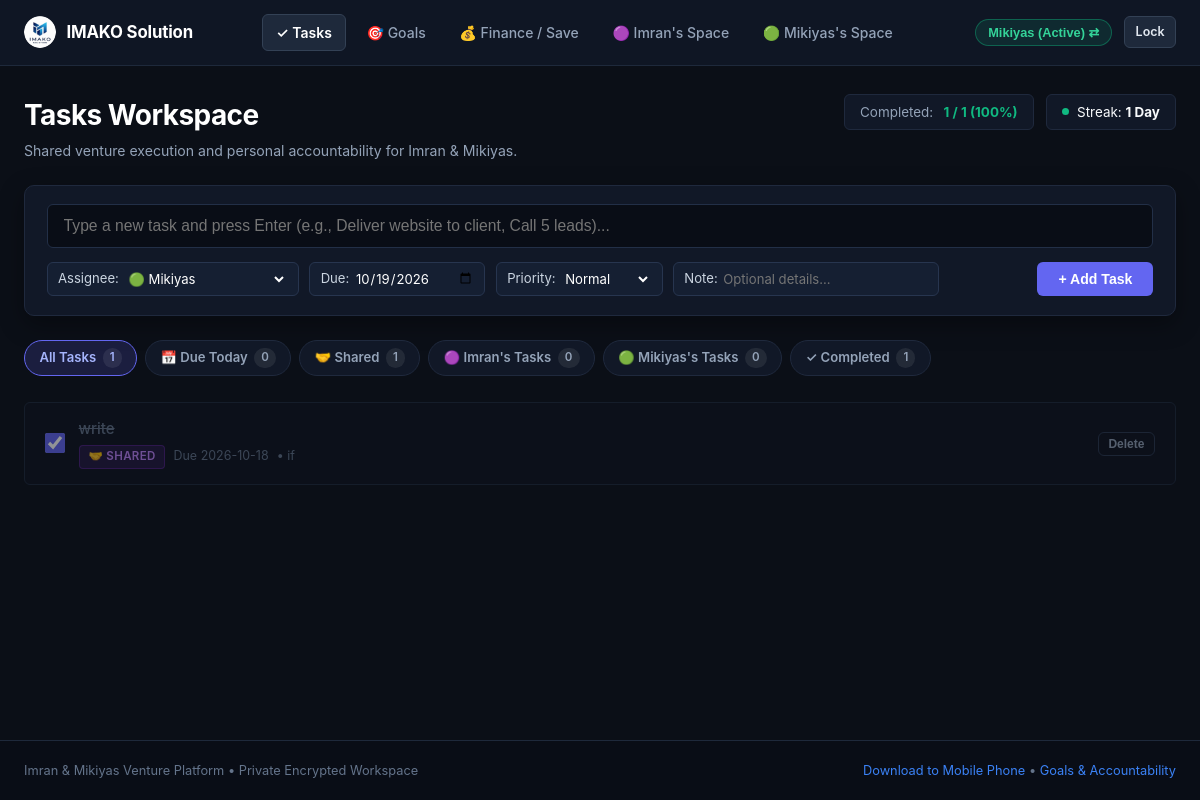
Page /index (signed in) on the committed database.
### tables this page shows
CREATE TABLE users (
        id TEXT PRIMARY KEY,
        name TEXT NOT NULL,
        pin_hash TEXT NOT NULL,
        default_consequence TEXT NOT NULL DEFAULT '',
        savings_goal_name TEXT NOT NULL DEFAULT 'Capital Growth Fund',
        savings_goal_target REAL NOT NULL DEFAULT 0.0,
        currency TEXT NOT NULL DEFAULT '$'
    );

CREATE TABLE tasks (
        id INTEGER PRIMARY KEY AUTOINCREMENT,
        user_id TEXT NOT NULL,
        task_type TEXT NOT NULL DEFAULT 'personal' CHECK(task_type IN ('shared', 'personal')),
        week_identifier TEXT NOT NULL,
        title TEXT NOT NULL,
        details TEXT,
        due_date TEXT NOT NULL,
        target_time TEXT,
        is_done INTEGER NOT NULL DEFAULT 0,
        done_date TEXT,
        proof_image TEXT,
        proof_text TEXT,
        ai_verified INTEGER NOT NULL DEFAULT 0,
        ai_status TEXT NOT NULL DEFAULT 'Unverified',
        ai_feedback TEXT,
        is_archived INTEGER NOT NULL DEFAULT 0,
        consequence_applied INTEGER NOT NULL DEFAULT 0,
        created_at TIMESTAMP DEFAULT CURRENT_TIMESTAMP, assigned_to TEXT DEFAULT 'imran', priority TEXT DEFAULT 'Normal',
        FOREIGN KEY (user_id) REFERENCES users (id) ON DELETE CASCADE
    );

### app.py (the view)
@app.route("/")
@app.route("/index")
def index():
    if not (session.get("logged_in_user") or request.cookies.get("partner_user")):
        return handle_login_request()
    return tasks_board()

### app.py (called while the page is built, shortened)
@app.before_request
def require_authentication_gate():
    if request.endpoint == "static" or request.path.startswith(("/static/", "/public/")):
        return None
    allowed_exact = (
        "/", "/index", "/login", "/login/", "/favicon.ico", "/manifest.json", "/sw.js",
        "/api/index", "/api/index/", "/api/index.py", "/debug"
    )
    if (
        request.path in allowed_exact
        or request.endpoint in ("login", "debug_endpoint", "index", "vercel_entrypoint_dispatcher")
    ):
        return None

@app.context_processor
def inject_globals():
    today_str = date.today().strftime("%Y-%m-%d")
    current_user = None
    logged_id = session.get("logged_in_user")
    conn = get_db_connection()
    check_and_apply_penalties(conn)
    if logged_id:
        cursor = conn.cursor()
        cursor.execute("SELECT * FROM users WHERE id = ?", (logged_id,))
        current_user = cursor.fetchone()
    cursor = conn.cursor()
    cursor.execute("SELECT COUNT(*) FROM penalties WHERE status = 'Pending'")
    total_pending_penalties = cursor.fetchone()[0]
    conn.close()
    return {
        "current_user": current_user,
        "total_pending_penalties": total_pending_penalties,
        "today_str": today_str
    }

### database/db.py (called while the page is built, shortened)
def get_db_connection():
    global _last_db_check
    conn = sqlite3.connect(DB_PATH, factory=SyncedConnection)
    conn.row_factory = sqlite3.Row
    conn.execute("PRAGMA foreign_keys = ON")
    return conn

def check_and_apply_penalties(conn):
    today_str = date.today().strftime("%Y-%m-%d")
    cursor = conn.cursor()
    cursor.execute("""
    SELECT t.id, t.user_id, t.title, t.due_date, u.default_consequence
    FROM tasks t
    JOIN users u ON t.user_id = u.id
    WHERE t.due_date < ? AND t.is_done = 0 AND t.consequence_applied = 0
    """, (today_str,))
    overdue_tasks = cursor.fetchall()
    conn.commit()

    def commit(self):
        super().commit()
        if is_serverless:
            sync_db()

### templates/tasks.html (shortened to what this page needs)
{% extends "base.html" %}
{% block content %}
<div style="margin-bottom: 1.5rem; display:flex; justify-content:space-between; align-items:flex-start; flex-wrap:wrap; gap:1rem;">
  <div>
    <h1 style="font-size:1.75rem; font-weight:700;">Tasks Workspace</h1>
    <p style="font-size:0.88rem; color:var(--text-muted); margin-top:0.25rem;">
      Shared venture execution and personal accountability for Imran &amp; Mikiyas.
    </p>
  </div>
  <div style="display:flex; align-items:center; gap:0.75rem; flex-wrap:wrap;">
    <div style="background:#111827; border:1px solid #1f293d; padding:0.45rem 0.95rem; border-radius:var(--radius-sm); font-size:0.84rem; display:flex; align-items:center; gap:0.65rem;">
      <span style="color:var(--text-muted);">Completed:</span>
      <strong style="color:var(--accent-emerald);">{{ stats.done_count }} / {{ stats.total_count }} ({{ stats.rate }}%)</strong>
    </div>
    <div style="background:#111827; border:1px solid #1f293d; padding:0.45rem 0.95rem; border-radius:var(--radius-sm); font-size:0.84rem; display:flex; align-items:center; gap:0.5rem;">
      <div style="width:7px; height:7px; border-radius:50%; background:var(--accent-emerald);"></div>
      <span>Streak: <strong>{{ streak_count }} {{ 'Day' if streak_count == 1 else 'Days' }}</strong></span>
    </div>
  </div>
</div>
<div class="task-quick-add">
  <form action="{{ url_for('add_task') }}" method="POST">
    <div class="task-add-input-row">
      <input type="text" name="title" class="task-main-input" placeholder="Type a new task and press Enter (e.g., Deliver website to client, Call 5 leads)..." required autofocus autocomplete="off">
    </div>
    <div class="task-controls-row">
      <div class="task-controls-left">
        <div class="control-pill">
          <span>Assignee:</span>
          <select name="assigned_to">
            <option value="mikiyas" {% if current_user and current_user.id == 'mikiyas' %}selected{% endif %}>🟢 Mikiyas</option>
          </select>
        </div>
        <div class="control-pill">
          <span>Due:</span>
          <input type="date" name="due_date" value="{{ today_str }}">
        </div>
        <div class="control-pill">
          <span>Priority:</span>
          <select name="priority">
            <option value="Normal">Normal</option>
          </select>
        </div>
        <div class="control-pill" style="flex:1; min-width:160px;">
          <span>Note:</span>
          <input type="text" name="details" placeholder="Optional details..." style="width:100%;">
        </div>
      </div>
      <button type="submit" class="btn btn-primary" style="padding:0.48rem 1.25rem; font-size:0.88rem;">
        + Add Task
      </button>
    </div>
  </form>
</div>
<div class="filter-chips-bar">
  <a href="{{ url_for('tasks_board', tab='all') }}" class="filter-chip {% if active_tab == 'all' %}active{% endif %}">
    All Tasks <span class="chip-count">{{ counts.all }}</span>
  </a>
  <a href="{{ url_for('tasks_board', tab='today') }}" class="filter-chip {% if active_tab == 'today' %}active{% endif %}">
    📅 Due Today <span class="chip-count">{{ counts.today }}</span>
  </a>
  <a href="{{ url_for('tasks_board', tab='shared') }}" class="filter-chip {% if active_tab == 'shared' %}active{% endif %}">
    🤝 Shared <span class="chip-count">{{ counts.shared }}</span>
  </a>
  <a href="{{ url_for('tasks_board', tab='imran') }}" class="filter-chip {% if active_tab == 'imran' %}active{% endif %}">
    🟣 Imran's Tasks <span class="chip-count">{{ counts.imran }}</span>
  </a>
  <a href="{{ url_for('tasks_board', tab='mikiyas') }}" class="filter-chip {% if active_tab == 'mikiyas' %}active{% endif %}">
    🟢 Mikiyas's Tasks <span class="chip-count">{{ counts.mikiyas }}</span>
  </a>
  <a href="{{ url_for('tasks_board', tab='completed') }}" class="filter-chip {% if active_tab == 'completed' %}active{% endif %}">
    ✓ Completed <span class="chip-count">{{ counts.completed }}</span>
  </a>
</div>
<div style="margin-top: 1rem;">
  {% if tasks %}
    {% for task in tasks %}
      <div class="cool-task-card {% if task.is_done %}is-done{% endif %}">
        <div class="cool-task-left">
          <form action="{{ url_for('toggle_task_done', task_id=task.id) }}" method="POST" style="margin:0; display:flex; align-items:center;">
            <input type="checkbox" class="cool-task-checkbox" {% if task.is_done %}checked{% endif %} onchange="this.form.submit()" title="Click to mark done / undone">
          </form>
          <div style="flex:1;">
            <div class="cool-task-title">
              {{ task.title }}
            </div>
            <div class="cool-task-meta">
              {% if task.assigned_to == 'shared' or task.task_type == 'shared' %}
                <span class="badge-assignee shared">🤝 Shared</span>
              {% elif task.assigned_to == 'imran' or (task.user_id == 'imran' and not task.assigned_to) %}
                <span class="badge-assignee imran">🟣 Imran</span>
              {% elif task.assigned_to == 'mikiyas' or (task.user_id == 'mikiyas' and not task.assigned_to) %}
                <span class="badge-assignee mikiyas">🟢 Mikiyas</span>
              {% endif %}
              {% if task.due_date %}
                {% if not task.is_done and task.due_date < today_str %}
                  <span style="color:var(--accent-rose); font-weight:600;">⚠ Overdue ({{ task.due_date }})</span>
                {% elif task.due_date == today_str %}
                  <span style="color:var(--accent-amber); font-weight:600;">Due Today</span>
                {% else %}
                  <span>Due {{ task.due_date }}</span>
                {% endif %}
              {% endif %}
              {% if task.details %}
                <span style="color:var(--text-subtle);">• {{ task.details }}</span>
              {% endif %}
            </div>
          </div>
        </div>
        <div style="display:flex; align-items:center; gap:0.5rem;">
          <form action="{{ url_for('delete_task', task_id=task.id) }}" method="POST" style="margin:0;">
            <button type="submit" class="btn btn-outline btn-sm delete-confirm-btn" data-confirm-msg="Delete this task?" style="padding:0.25rem 0.6rem; font-size:0.75rem; border-color:#2a374f; color:#94a3b8;">
              Delete
            </button>
          </form>
        </div>
      </div>
    {% endfor %}
  {% endif %}
</div>
{% endblock %}

### static/css/style.css (style rules this page uses)
:root { --bg-primary: #0b0f17; --bg-secondary: #111827; --bg-card: #141d2e; --bg-card-hover: #1a253a; --border-color: #1e293b; --border-focus: #3b82f6; --text-main: #f8fafc; --text-muted: #94a3b8; --text-subtle: #64748b; --accent-indigo: #6366f1; --accent-blue: #3b82f6; --accent-emerald: #10b981; --accent-rose: #f43f5e; --accent-amber: #f59e0b; --font-family: -apple-system, BlinkMacSystemFont, "Segoe UI", Roboto, "Helvetica Neue", Arial, sans-serif; --radius-sm: 6px; --radius-md: 10px; --radius-lg: 14px; }
* { box-sizing: border-box; margin: 0; padding: 0; }
body { font-family: var(--font-family); background-color: var(--bg-primary); color: var(--text-main); line-height: 1.5; min-height: 100vh; display: flex; flex-direction: column; }
h1, h2, h3, h4, h5 { font-weight: 700; letter-spacing: -0.02em; color: #ffffff; }
a { color: var(--accent-blue); text-decoration: none; transition: color 0.15s ease; }
.btn { display: inline-flex; align-items: center; justify-content: center; gap: 0.4rem; padding: 0.48rem 0.95rem; font-size: 0.85rem; font-weight: 600; border-radius: var(--radius-sm); border: 1px solid transparent; cursor: pointer; transition: all 0.15s ease; text-decoration: none; }
.btn-primary { background: var(--accent-indigo); color: #ffffff; }
.btn-outline { background: transparent; border-color: var(--border-color); color: var(--text-muted); }
.btn-sm { padding: 0.28rem 0.6rem; font-size: 0.78rem; }
.task-quick-add { background: #111827; border: 1px solid #1f293d; border-radius: var(--radius-md); padding: 1.15rem 1.35rem; margin-bottom: 1.5rem; box-shadow: 0 8px 24px rgba(0, 0, 0, 0.35); }
.task-add-input-row { display: flex; gap: 0.75rem; margin-bottom: 0.85rem; }
.task-main-input { flex: 1; background: #090d16; border: 1px solid #222f47; border-radius: var(--radius-sm); padding: 0.75rem 1rem; font-size: 0.98rem; color: #ffffff; outline: none; transition: border-color 0.15s ease; }
.task-controls-row { display: flex; align-items: center; justify-content: space-between; flex-wrap: wrap; gap: 0.75rem; }
.task-controls-left { display: flex; align-items: center; flex-wrap: wrap; gap: 0.65rem; }
.control-pill { display: inline-flex; align-items: center; gap: 0.35rem; background: #151f32; border: 1px solid #27354f; border-radius: 6px; padding: 0.4rem 0.65rem; font-size: 0.82rem; color: #cbd5e1; }
.control-pill select, .control-pill input { background: transparent; border: none; color: #ffffff; font-size: 0.82rem; font-family: inherit; outline: none; cursor: pointer; }
.control-pill select option { background: #111827; color: #ffffff; }
.filter-chips-bar { display: flex; align-items: center; gap: 0.5rem; margin-bottom: 1.25rem; overflow-x: auto; padding-bottom: 0.35rem; }
.filter-chip { display: inline-flex; align-items: center; gap: 0.4rem; padding: 0.45rem 0.9rem; border-radius: 20px; font-size: 0.82rem; font-weight: 600; color: var(--text-muted); background: #111827; border: 1px solid #1f293d; cursor: pointer; text-decoration: none; transition: all 0.15s ease; white-space: nowrap; }
.filter-chip.active { background: rgba(99, 102, 241, 0.18); border-color: #6366f1; color: #a5b4fc; }
.filter-chip .chip-count { font-size: 0.72rem; padding: 0.1rem 0.45rem; border-radius: 10px; background: rgba(255, 255, 255, 0.08); }
.cool-task-card { display: flex; align-items: center; justify-content: space-between; padding: 0.95rem 1.25rem; background: #111827; border: 1px solid #1e293b; border-radius: var(--radius-sm); margin-bottom: 0.65rem; transition: transform 0.1s ease, border-color 0.15s ease; }
.cool-task-card.is-done { opacity: 0.55; background: #0d121d; }
.cool-task-card.is-done .cool-task-title { text-decoration: line-through; color: #64748b; }
.cool-task-left { display: flex; align-items: center; gap: 0.85rem; flex: 1; }
.cool-task-checkbox { width: 1.25rem; height: 1.25rem; border-radius: 5px; cursor: pointer; accent-color: #6366f1; }
.cool-task-title { font-size: 0.94rem; font-weight: 500; color: #f8fafc; }
.cool-task-meta { display: flex; align-items: center; gap: 0.5rem; flex-wrap: wrap; margin-top: 0.25rem; font-size: 0.78rem; color: var(--text-subtle); }
.badge-assignee { display: inline-flex; align-items: center; gap: 0.3rem; padding: 0.15rem 0.55rem; border-radius: 4px; font-size: 0.72rem; font-weight: 600; text-transform: uppercase; letter-spacing: 0.03em; }
.badge-assignee.shared { background: rgba(147, 51, 234, 0.16); color: #c084fc; border: 1px solid rgba(147, 51, 234, 0.35); }

### rows in the picture
users: assigned_to "🟢 Mikiyas"
tasks: is_done "☑", title "write", assigned_to "🤝 SHARED", due_date "2026-10-18", details "if"

### other values in the picture
{{ stats.done_count }} "1"
{{ stats.total_count }} "1"
{{ stats.rate }} "100"
{{ streak_count }} "1"
{{ 'Day' if streak_count == 1 else 'Days' }} "Day"
{{ counts.all }} "1"
{{ counts.today }} "0"
{{ counts.shared }} "1"
{{ counts.imran }} "0"
{{ counts.mikiyas }} "0"
{{ counts.completed }} "1"
